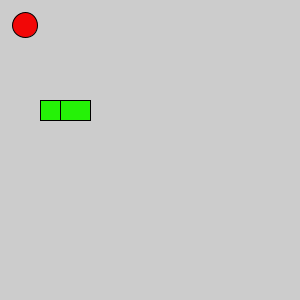
Frame 1 (no input)
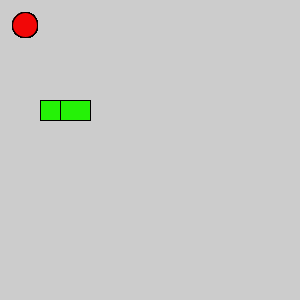
Frame 60 (the mouse pressed at the canvas centre just before this capture)
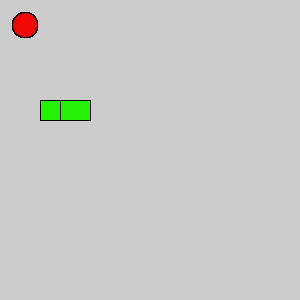
Frame 120 (the mouse held since frame 60 and released just before this capture)

The Processing sketch that drew these frames (run headless with seeded random() and noise(); from frame 60 on, the mouse is pressed at the canvas centre):

// Processing sketch: LeagueSnake
// ── LeagueSnake.pde
//*
// ***** SEGMENT CLASS *****
// This class will be used to represent each part of the moving snake.
//*
int x;
int y;
class Segment {

//Add x and y member variables. They will hold the corner location of each segment of the snake.


// Add a constructor with parameters to initialize each variable.

}

//*
// ***** GAME VARIABLES *****
// All the game variables that will be shared by the game methods are here
//*





//*
// ***** SETUP METHODS *****
// These methods are called at the start of the game.
//*

void setup() {
size(300,300);
}

void dropFood() {
  //Set the food in a new random location
    
}



//*
// ***** DRAW METHODS *****
// These methods are used to draw the snake and its food 
//*

void draw() {
  drawFood();
  drawSnake();
}

void drawFood() {
  //Draw the food
  fill(#F20707);
  ellipse(25,25,25,25);
}

void drawSnake() {
  //Draw the head of the snake followed by its tail
  fill(#25F207);
  square(40,100,20);
  rect(60,100,30,20);
}


//*
// ***** TAIL MANAGEMENT METHODS *****
// These methods make sure the tail is the correct length.
//*

void drawTail() {
  //Draw each segment of the tail 

}

void manageTail() {
  //After drawing the tail, add a new segment at the "start" of the tail and remove the one at the "end" 
  //This produces the illusion of the snake tail moving.
  
}

void checkTailCollision() {
  //If the snake crosses its own tail, shrink the tail back to one segment
  
}



//*
// ***** CONTROL METHODS *****
// These methods are used to change what is happening to the snake
//*

void keyPressed() {
  //Set the direction of the snake according to the arrow keys pressed
  
}

void move() {
  //Change the location of the Snake head based on the direction it is moving.
  
    /*
  switch(direction) {
  case UP:
    // move head up here 
    break;
  case DOWN:
    // move head down here 
    break;
  case LEFT:
   // figure it out 
    break;
  case RIGHT:
    // mystery code goes here 
    break;
  }
  */
}

void checkBoundaries() {
 //If the snake leaves the frame, make it reappear on the other side
 
}



void eat() {
  //When the snake eats the food, its tail should grow and more food appear

}
